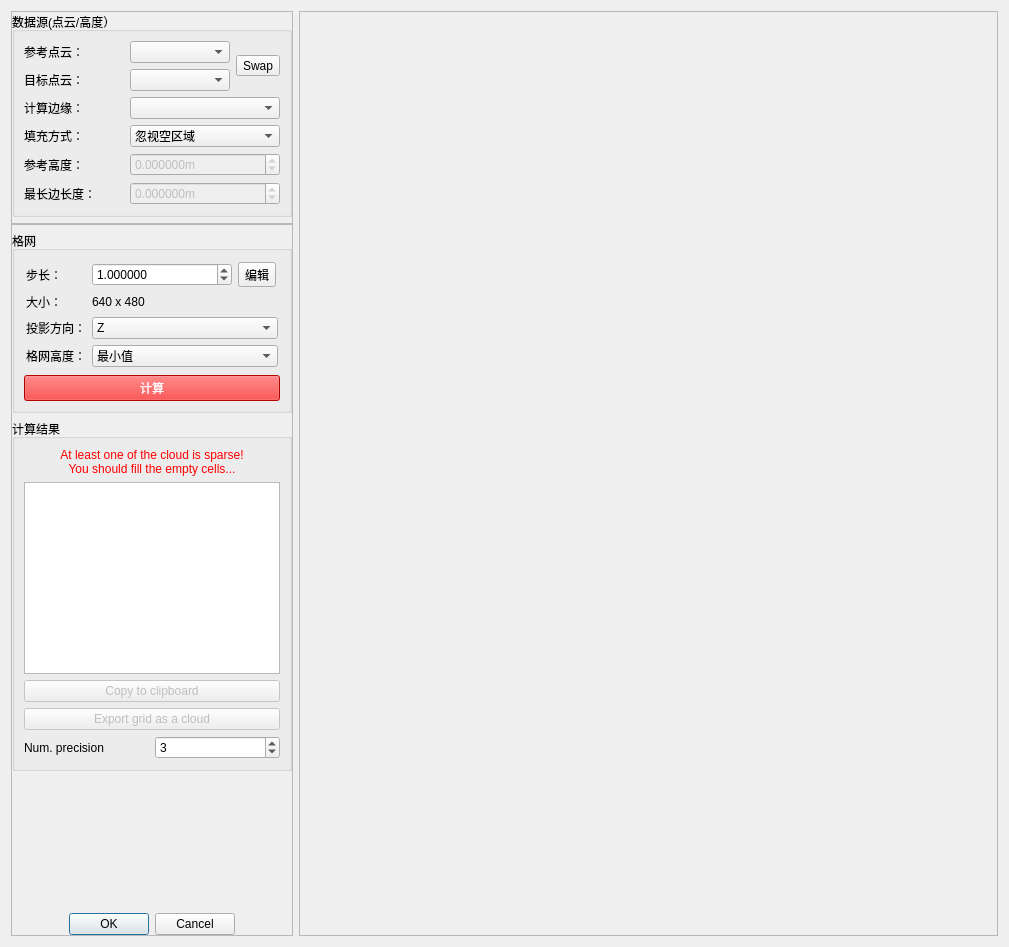
<?xml version="1.0" encoding="UTF-8"?>
<ui version="4.0">
 <class>VolumeCalcDialog</class>
 <widget class="QDialog" name="VolumeCalcDialog">
  <property name="geometry">
   <rect>
    <x>0</x>
    <y>0</y>
    <width>1009</width>
    <height>947</height>
   </rect>
  </property>
  <property name="sizePolicy">
   <sizepolicy hsizetype="Expanding" vsizetype="Preferred">
    <horstretch>0</horstretch>
    <verstretch>0</verstretch>
   </sizepolicy>
  </property>
  <property name="windowTitle">
   <string>Volume calculation</string>
  </property>
  <layout class="QHBoxLayout" name="horizontalLayout_3">
   <item>
    <widget class="QFrame" name="leftFrame">
     <property name="sizePolicy">
      <sizepolicy hsizetype="Maximum" vsizetype="Preferred">
       <horstretch>0</horstretch>
       <verstretch>0</verstretch>
      </sizepolicy>
     </property>
     <property name="frameShape">
      <enum>QFrame::StyledPanel</enum>
     </property>
     <property name="frameShadow">
      <enum>QFrame::Raised</enum>
     </property>
     <layout class="QVBoxLayout" name="verticalLayout_2">
      <property name="leftMargin">
       <number>0</number>
      </property>
      <property name="topMargin">
       <number>0</number>
      </property>
      <property name="rightMargin">
       <number>0</number>
      </property>
      <property name="bottomMargin">
       <number>0</number>
      </property>
      <item>
       <widget class="QGroupBox" name="groundGroupBox">
        <property name="title">
         <string>数据源(点云/高度）</string>
        </property>
        <layout class="QGridLayout" name="gridLayout">
         <item row="0" column="0">
          <widget class="QLabel" name="label_7">
           <property name="text">
            <string>参考点云：</string>
           </property>
          </widget>
         </item>
         <item row="1" column="0">
          <widget class="QLabel" name="label_3">
           <property name="text">
            <string>目标点云：</string>
           </property>
          </widget>
         </item>
         <item row="4" column="1" colspan="2">
          <widget class="QDoubleSpinBox" name="groundEmptyValueDoubleSpinBox">
           <property name="enabled">
            <bool>false</bool>
           </property>
           <property name="sizePolicy">
            <sizepolicy hsizetype="Preferred" vsizetype="Fixed">
             <horstretch>0</horstretch>
             <verstretch>0</verstretch>
            </sizepolicy>
           </property>
           <property name="toolTip">
            <string>Custom value for empty cells</string>
           </property>
           <property name="suffix">
            <string>m</string>
           </property>
           <property name="decimals">
            <number>6</number>
           </property>
           <property name="minimum">
            <double>-999999999.000000000000000</double>
           </property>
           <property name="maximum">
            <double>999999999.000000000000000</double>
           </property>
           <property name="value">
            <double>0.000000000000000</double>
           </property>
          </widget>
         </item>
         <item row="3" column="1" colspan="2">
          <widget class="QComboBox" name="fillGroundEmptyCellsComboBox">
           <property name="toolTip">
            <string>choose the value to fill the cells in which no point is projected : minimum value over the whole point cloud or average value (over the whole cloud also)</string>
           </property>
           <item>
            <property name="text">
             <string>忽视空区域</string>
            </property>
           </item>
           <item>
            <property name="text">
             <string>最小值</string>
            </property>
           </item>
           <item>
            <property name="text">
             <string>平均值</string>
            </property>
           </item>
           <item>
            <property name="text">
             <string>最大值</string>
            </property>
           </item>
           <item>
            <property name="text">
             <string>特定值</string>
            </property>
           </item>
           <item>
            <property name="text">
             <string>克里金插值</string>
            </property>
           </item>
          </widget>
         </item>
         <item row="5" column="0">
          <widget class="QLabel" name="label_13">
           <property name="text">
            <string>最长边长度：</string>
           </property>
          </widget>
         </item>
         <item row="4" column="0">
          <widget class="QLabel" name="label_12">
           <property name="text">
            <string>参考高度：</string>
           </property>
          </widget>
         </item>
         <item row="5" column="1" colspan="2">
          <widget class="QDoubleSpinBox" name="groundMaxEdgeLengthDoubleSpinBox">
           <property name="enabled">
            <bool>false</bool>
           </property>
           <property name="toolTip">
            <string>Max edge length for interpolation/triangulation
(ignored if zero)</string>
           </property>
           <property name="suffix">
            <string>m</string>
           </property>
           <property name="decimals">
            <number>6</number>
           </property>
           <property name="minimum">
            <double>-999999999.000000000000000</double>
           </property>
           <property name="maximum">
            <double>999999999.000000000000000</double>
           </property>
          </widget>
         </item>
         <item row="0" column="2" rowspan="2">
          <widget class="QToolButton" name="swapToolButton">
           <property name="toolTip">
            <string>Swap</string>
           </property>
           <property name="text">
            <string>Swap</string>
           </property>
           <property name="icon">
            <iconset resource="../icons.qrc">
             <normaloff>:/CC/images/ccSwapUpDown.png</normaloff>:/CC/images/ccSwapUpDown.png</iconset>
           </property>
           <property name="iconSize">
            <size>
             <width>16</width>
             <height>16</height>
            </size>
           </property>
          </widget>
         </item>
         <item row="0" column="1">
          <widget class="QComboBox" name="groundComboBox"/>
         </item>
         <item row="1" column="1">
          <widget class="QComboBox" name="ceilComboBox"/>
         </item>
         <item row="3" column="0">
          <widget class="QLabel" name="label_10">
           <property name="text">
            <string>填充方式：</string>
           </property>
          </widget>
         </item>
         <item row="2" column="0">
          <widget class="QLabel" name="label_14">
           <property name="text">
            <string>计算边缘：</string>
           </property>
          </widget>
         </item>
         <item row="2" column="1" colspan="2">
          <widget class="QComboBox" name="comboEdge"/>
         </item>
        </layout>
       </widget>
      </item>
      <item>
       <widget class="QFrame" name="swapButtonFrame">
        <property name="frameShape">
         <enum>QFrame::StyledPanel</enum>
        </property>
        <property name="frameShadow">
         <enum>QFrame::Raised</enum>
        </property>
        <layout class="QHBoxLayout" name="horizontalLayout">
         <property name="leftMargin">
          <number>0</number>
         </property>
         <property name="topMargin">
          <number>0</number>
         </property>
         <property name="rightMargin">
          <number>0</number>
         </property>
         <property name="bottomMargin">
          <number>0</number>
         </property>
        </layout>
       </widget>
      </item>
      <item>
       <widget class="QGroupBox" name="gridGroupBox">
        <property name="title">
         <string>格网</string>
        </property>
        <layout class="QVBoxLayout" name="verticalLayout_3">
         <item>
          <widget class="QWidget" name="gridParamsWidget" native="true">
           <layout class="QFormLayout" name="formLayout_4">
            <property name="leftMargin">
             <number>2</number>
            </property>
            <property name="topMargin">
             <number>2</number>
            </property>
            <property name="rightMargin">
             <number>2</number>
            </property>
            <property name="bottomMargin">
             <number>2</number>
            </property>
            <item row="0" column="0">
             <widget class="QLabel" name="label_2">
              <property name="text">
               <string>步长：</string>
              </property>
             </widget>
            </item>
            <item row="0" column="1">
             <layout class="QHBoxLayout" name="horizontalLayout_4">
              <property name="rightMargin">
               <number>2</number>
              </property>
              <item>
               <widget class="QDoubleSpinBox" name="gridStepDoubleSpinBox">
                <property name="toolTip">
                 <string>size of step of the grid generated (in the same units as the coordinates of the point cloud)</string>
                </property>
                <property name="decimals">
                 <number>6</number>
                </property>
                <property name="minimum">
                 <double>0.001000000000000</double>
                </property>
                <property name="maximum">
                 <double>1000.000000000000000</double>
                </property>
                <property name="singleStep">
                 <double>0.001000000000000</double>
                </property>
                <property name="value">
                 <double>1.000000000000000</double>
                </property>
               </widget>
              </item>
              <item>
               <widget class="QToolButton" name="editGridToolButton">
                <property name="text">
                 <string>编辑</string>
                </property>
               </widget>
              </item>
             </layout>
            </item>
            <item row="1" column="0">
             <widget class="QLabel" name="label_4">
              <property name="text">
               <string>大小：</string>
              </property>
             </widget>
            </item>
            <item row="1" column="1">
             <widget class="QLabel" name="gridWidthLabel">
              <property name="toolTip">
               <string>Grid size corresponding to the current step / boundaries</string>
              </property>
              <property name="text">
               <string notr="true">640 x 480</string>
              </property>
             </widget>
            </item>
            <item row="2" column="0">
             <widget class="QLabel" name="label_9">
              <property name="text">
               <string>投影方向：</string>
              </property>
             </widget>
            </item>
            <item row="2" column="1">
             <widget class="QComboBox" name="projDimComboBox">
              <property name="toolTip">
               <string>Projection direction (X, Y or Z)</string>
              </property>
              <property name="currentIndex">
               <number>2</number>
              </property>
              <item>
               <property name="text">
                <string notr="true">X</string>
               </property>
              </item>
              <item>
               <property name="text">
                <string notr="true">Y</string>
               </property>
              </item>
              <item>
               <property name="text">
                <string notr="true">Z</string>
               </property>
              </item>
             </widget>
            </item>
            <item row="3" column="0">
             <widget class="QLabel" name="label_8">
              <property name="text">
               <string>格网高度：</string>
              </property>
             </widget>
            </item>
            <item row="3" column="1">
             <widget class="QComboBox" name="heightProjectionComboBox">
              <property name="toolTip">
               <string>Per-cell height computation method:
 - minimum = lowest point in the cell
 - average = mean height of all points inside the cell
 - maximum = highest point in the cell</string>
              </property>
              <property name="currentIndex">
               <number>0</number>
              </property>
              <item>
               <property name="text">
                <string>最小值</string>
               </property>
              </item>
              <item>
               <property name="text">
                <string>平均值</string>
               </property>
              </item>
              <item>
               <property name="text">
                <string>最大值</string>
               </property>
              </item>
             </widget>
            </item>
           </layout>
          </widget>
         </item>
         <item>
          <widget class="QPushButton" name="updatePushButton">
           <property name="toolTip">
            <string>Update the grid / display / measurements</string>
           </property>
           <property name="styleSheet">
            <string notr="true">color: white; background-color:red;</string>
           </property>
           <property name="text">
            <string>计算</string>
           </property>
          </widget>
         </item>
        </layout>
       </widget>
      </item>
      <item>
       <widget class="QGroupBox" name="resultGroupBox">
        <property name="title">
         <string>计算结果</string>
        </property>
        <layout class="QVBoxLayout" name="verticalLayout">
         <item>
          <widget class="QLabel" name="spareseWarningLabel">
           <property name="styleSheet">
            <string notr="true">color:red;</string>
           </property>
           <property name="text">
            <string>At least one of the cloud is sparse!
You should fill the empty cells...</string>
           </property>
           <property name="alignment">
            <set>Qt::AlignCenter</set>
           </property>
          </widget>
         </item>
         <item>
          <widget class="QPlainTextEdit" name="reportPlainTextEdit">
           <property name="readOnly">
            <bool>true</bool>
           </property>
          </widget>
         </item>
         <item>
          <widget class="QPushButton" name="clipboardPushButton">
           <property name="enabled">
            <bool>false</bool>
           </property>
           <property name="text">
            <string>Copy to clipboard</string>
           </property>
          </widget>
         </item>
         <item>
          <widget class="QPushButton" name="exportGridPushButton">
           <property name="enabled">
            <bool>false</bool>
           </property>
           <property name="toolTip">
            <string>Export the grid as a point cloud
(warning, the points heights will be the difference of altitude!)</string>
           </property>
           <property name="text">
            <string>Export grid as a cloud</string>
           </property>
          </widget>
         </item>
         <item>
          <widget class="QWidget" name="widget" native="true">
           <layout class="QHBoxLayout" name="horizontalLayout_2">
            <property name="leftMargin">
             <number>0</number>
            </property>
            <property name="topMargin">
             <number>0</number>
            </property>
            <property name="rightMargin">
             <number>0</number>
            </property>
            <property name="bottomMargin">
             <number>0</number>
            </property>
            <item>
             <widget class="QLabel" name="label">
              <property name="text">
               <string>Num. precision</string>
              </property>
             </widget>
            </item>
            <item>
             <widget class="QSpinBox" name="precisionSpinBox">
              <property name="toolTip">
               <string>Numerical precision (output measurements, etc.)</string>
              </property>
              <property name="maximum">
               <number>12</number>
              </property>
              <property name="value">
               <number>3</number>
              </property>
             </widget>
            </item>
           </layout>
          </widget>
         </item>
        </layout>
       </widget>
      </item>
      <item>
       <spacer name="verticalSpacer">
        <property name="orientation">
         <enum>Qt::Vertical</enum>
        </property>
        <property name="sizeHint" stdset="0">
         <size>
          <width>20</width>
          <height>56</height>
         </size>
        </property>
       </spacer>
      </item>
      <item>
       <widget class="QDialogButtonBox" name="buttonBox">
        <property name="orientation">
         <enum>Qt::Horizontal</enum>
        </property>
        <property name="standardButtons">
         <set>QDialogButtonBox::Cancel|QDialogButtonBox::Ok</set>
        </property>
        <property name="centerButtons">
         <bool>true</bool>
        </property>
       </widget>
      </item>
     </layout>
    </widget>
   </item>
   <item>
    <widget class="QFrame" name="mapFrame">
     <property name="sizePolicy">
      <sizepolicy hsizetype="Expanding" vsizetype="Minimum">
       <horstretch>0</horstretch>
       <verstretch>0</verstretch>
      </sizepolicy>
     </property>
     <property name="minimumSize">
      <size>
       <width>256</width>
       <height>256</height>
      </size>
     </property>
     <property name="frameShape">
      <enum>QFrame::StyledPanel</enum>
     </property>
     <property name="frameShadow">
      <enum>QFrame::Raised</enum>
     </property>
    </widget>
   </item>
  </layout>
 </widget>
 <resources>
  <include location="../icons.qrc"/>
 </resources>
 <connections>
  <connection>
   <sender>buttonBox</sender>
   <signal>accepted()</signal>
   <receiver>VolumeCalcDialog</receiver>
   <slot>accept()</slot>
   <hints>
    <hint type="sourcelabel">
     <x>248</x>
     <y>254</y>
    </hint>
    <hint type="destinationlabel">
     <x>157</x>
     <y>274</y>
    </hint>
   </hints>
  </connection>
  <connection>
   <sender>buttonBox</sender>
   <signal>rejected()</signal>
   <receiver>VolumeCalcDialog</receiver>
   <slot>reject()</slot>
   <hints>
    <hint type="sourcelabel">
     <x>316</x>
     <y>260</y>
    </hint>
    <hint type="destinationlabel">
     <x>286</x>
     <y>274</y>
    </hint>
   </hints>
  </connection>
 </connections>
</ui>
